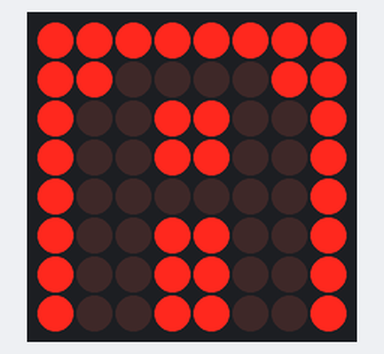
A sketch run on a simulated Arduino Uno, built with avr-gcc and run on an emulated ATmega328P. Parts: 8×8 LED matrix. Wiring (inferred from the names in the program): LED matrix (orientation assumed): rows pin 2, pin 3, pin 4, pin 5, pin 6, pin 7, pin 8, pin 9; columns pin 10, pin 11, pin 12, pin 13, A0, A1, A2, A3.

Above: at 0.1 s.
At 1.9 s:
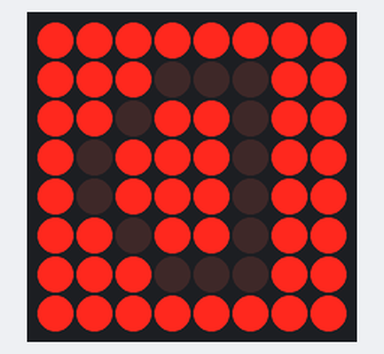
At 3.7 s:
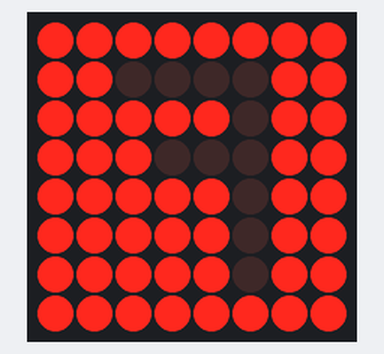
At 5.5 s:
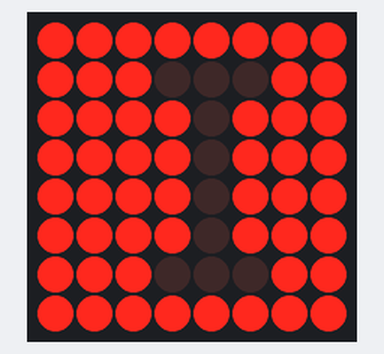
At 9.2 s:
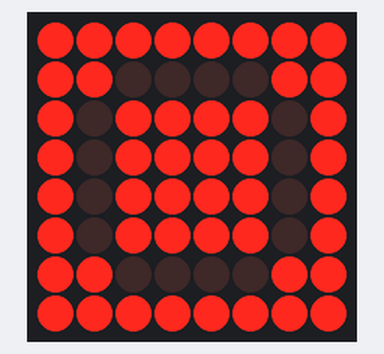
At 16.5 s:
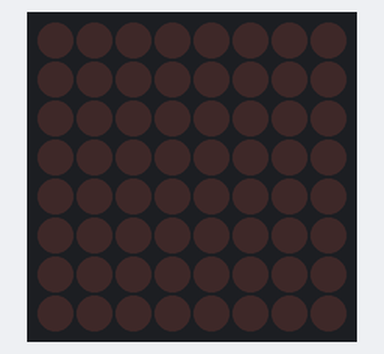

The sketch:

8x8_all_letters.ino
```cpp
const byte rows[] = {2,3,4,5,6,7,8,9};
const byte col[] = {10,11,12,13,A0,A1,A2,A3};


// The display buffer
byte ALL[] = {B11111111,B11111111,B11111111,B11111111,B11111111,B11111111,B11111111,B11111111};
byte EX[] = {B00000000,B00010000,B00010000,B00010000,B00010000,B00000000,B00010000,B00000000};
byte A[] = {  B00000000,B00111100,B01100110,B01100110,B01111110,B01100110,B01100110,B01100110};
byte B[] = {B01111000,B01001000,B01001000,B01110000,B01001000,B01000100,B01000100,B01111100};
byte C[] = {B00000000,B00011110,B00100000,B01000000,B01000000,B01000000,B00100000,B00011110};
byte D[] = {B00000000,B00111000,B00100100,B00100010,B00100010,B00100100,B00111000,B00000000};
byte E[] = {B00000000,B00111100,B00100000,B00111000,B00100000,B00100000,B00111100,B00000000};
byte F[] = {B00000000,B00111100,B00100000,B00111000,B00100000,B00100000,B00100000,B00000000};
byte G[] = {B00000000,B00111110,B00100000,B00100000,B00101110,B00100010,B00111110,B00000000};
byte H[] = {B00000000,B00100100,B00100100,B00111100,B00100100,B00100100,B00100100,B00000000};
byte I[] = {B00000000,B00111000,B00010000,B00010000,B00010000,B00010000,B00111000,B00000000};
byte J[] = {B00000000,B00011100,B00001000,B00001000,B00001000,B00101000,B00111000,B00000000};
byte K[] = {B00000000,B00100100,B00101000,B00110000,B00101000,B00100100,B00100100,B00000000};
byte L[] = {B00000000,B00100000,B00100000,B00100000,B00100000,B00100000,B00111100,B00000000};
byte M[] = {B00000000,B00000000,B01000100,B10101010,B10010010,B10000010,B10000010,B00000000};
byte N[] = {B00000000,B00100010,B00110010,B00101010,B00100110,B00100010,B00000000,B00000000};
byte O[] = {B00000000,B00111100,B01000010,B01000010,B01000010,B01000010,B00111100,B00000000};
byte P[] = {B00000000,B00111000,B00100100,B00100100,B00111000,B00100000,B00100000,B00000000};
byte Q[] = {B00000000,B00111100,B01000010,B01000010,B01000010,B01000110,B00111110,B00000001};
byte R[] = {B00000000,B00111000,B00100100,B00100100,B00111000,B00100100,B00100100,B00000000};
byte S[] = {B00000000,B00111100,B00100000,B00111100,B00000100,B00000100,B00111100,B00000000};
byte T[] = {B00000000,B01111100,B00010000,B00010000,B00010000,B00010000,B00010000,B00000000};
byte U[] = {B00000000,B01000010,B01000010,B01000010,B01000010,B00100100,B00011000,B00000000};
byte V[] = {B00000000,B00100010,B00100010,B00100010,B00010100,B00010100,B00001000,B00000000};
byte W[] = {B00000000,B10000010,B10010010,B01010100,B01010100,B00101000,B00000000,B00000000};
byte X[] = {B00000000,B01000010,B00100100,B00011000,B00011000,B00100100,B01000010,B00000000};
byte Y[] = {B00000000,B01000100,B00101000,B00010000,B00010000,B00010000,B00010000,B00000000};
byte Z[] = {B00000000,B00111100,B00000100,B00001000,B00010000,B00100000,B00111100,B00000000};

float timeCount = 0;
void setup()
{
    // Open serial port
    Serial.begin(9600);

    // Set all used pins to OUTPUT
    // This is very important! If the pins are set to input
    // the display will be very dim.
    for (byte i = 2; i <= 13; i++)
        pinMode(i, OUTPUT);
    pinMode(A0, OUTPUT);
    pinMode(A1, OUTPUT);
    pinMode(A2, OUTPUT);
    pinMode(A3, OUTPUT);
}

void loop() {
  // This could be rewritten to not use a delay, which would make it appear brighter
delay(5);
timeCount += 1;

if(timeCount <  60)
{
drawScreen(A);
}
else if (timeCount < 100)
{
drawScreen(B);
}
else if (timeCount <  150)
{
drawScreen(C);
}
else if (timeCount <  200)
{
drawScreen(D);
}
else if (timeCount <  250)
{
drawScreen(D);
}
else if (timeCount <  300)
{
drawScreen(E);
}
else if (timeCount <  350)
{
drawScreen(F);
}
else if (timeCount <  400)
{
drawScreen(G);
}
else if (timeCount < 450)
{
drawScreen(H);
}
else if (timeCount <  500)
{
drawScreen(I);
}
else if (timeCount <  550)
{
drawScreen(J);
}
else if (timeCount <  600)
{
drawScreen(K);
}

 else if (timeCount <  650)
{
drawScreen(L);
}
else if (timeCount <  700)
{
drawScreen(M);
}
else if (timeCount < 750)
{
drawScreen(N);
}
else if (timeCount <  800)
{
drawScreen(O);
}
else if (timeCount <  850)
{
drawScreen(P);
}
else if (timeCount < 900)
{
drawScreen(Q);
}
else if (timeCount <  950)
{
drawScreen(R);
}
else if (timeCount <  1000)
{
drawScreen(S);
}
else if (timeCount <  1050)
{
drawScreen(T);
}
else if (timeCount <  1100)
{
drawScreen(U);
}
else if (timeCount <  1150)
{
drawScreen(V);
}
else if (timeCount <  1200)
{
drawScreen(W);
}
else if (timeCount <  1250)
{
drawScreen(X);
}
else if (timeCount <  1300)
{
drawScreen(Y);
}
else if (timeCount <  1350)
{
drawScreen(Z);
}
else if (timeCount <  1400)
{

drawScreen(ALL);
}
else {
// back to the start
timeCount = 0;
}
}

 void  drawScreen(byte buffer2[])
 {
   // Turn on each row in series
    for (byte i = 0; i < 8; i++)        // count next row
     {
        digitalWrite(rows[i], HIGH);    //initiate whole row
        for (byte a = 0; a < 8; a++)    // count next row
        {
          // if You set (~buffer2[i] >> a) then You will have positive
          digitalWrite(col[a], (buffer2[i] >> a) & 0x01); // initiate whole column

          delayMicroseconds(100);       // uncoment deley for diferent speed of display
          //delayMicroseconds(1000);
          //delay(10);
          //delay(100);

          digitalWrite(col[a], 1);      // reset whole column
        }
        digitalWrite(rows[i], LOW);     // reset whole row
        // otherwise last row will intersect with next row
    }
}
//devloped by SBS channel
```

Measured:
- by itself, everything shown: repeats every 17.0 s, in 27 steps
- what the display in image 0 shows lasts 0.7 s, from 0.1 s to 0.8 s
- what the display in image 1 shows lasts 1.2 s, from 1.9 s to 3.1 s
- what the display in image 2 shows lasts 0.6 s, from 3.7 s to 4.3 s
